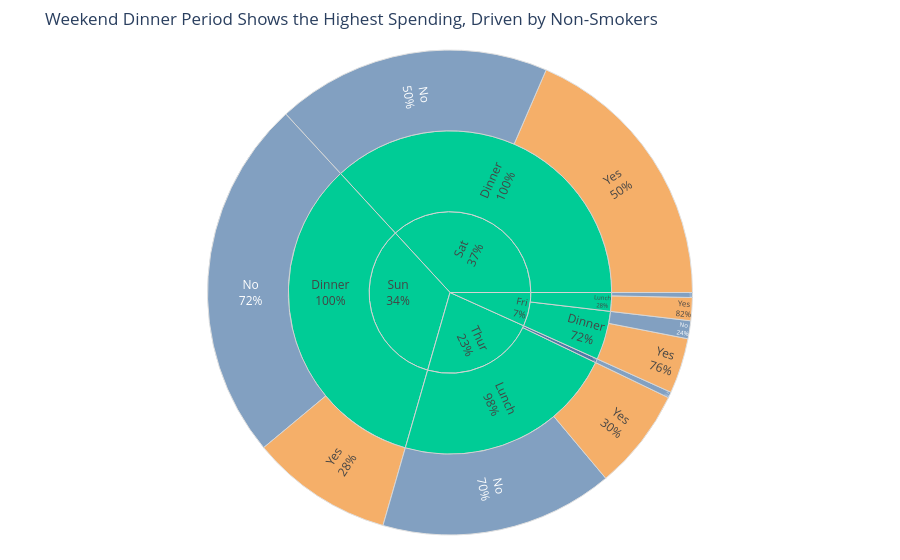

Notebook code cell kept with this figure:
### Markdown cell above
## Task 2 — Sunburst: tipping behaviour by day and meal time

**What to build:** A sunburst chart using the built-in `tips` dataset showing how **total bill amount** is distributed across day → time → smoker status.

**Requirements:**
- Load tips with `px.data.tips()`
- Aggregate **total bill** (sum of `total_bill`) per group — not count
- Hierarchy: `path=['day', 'time', 'smoker']`
- Colour encodes smoker status with a CVD-safe blue/orange palette
- Grey out parent nodes (day and time level)
- Use `percent parent` for text labels
- Insight title describing where the most spending happens

> 💡 `tips.groupby(['day', 'time', 'smoker'])['total_bill'].sum().reset_index()`

### Code cell
# Task 2
# YOUR CODE HERE

import plotly.express as px


tips = px.data.tips()


df_tips = tips.groupby(['day', 'time', 'smoker'])['total_bill'].sum().reset_index()


fig = px.sunburst(
    df_tips,
    path=['day', 'time', 'smoker'],
    values='total_bill',
    color='smoker',
    color_discrete_map={
        'Yes': '#F28E2B',   # CVD-safe orange
        'No': '#4E79A7'     # CVD-safe blue
    }
)


fig.update_traces(
    textinfo='label+percent parent'
)


fig.update_traces(
    insidetextorientation='radial',
    marker=dict(line=dict(width=1, color="lightgrey"))
)


fig.update_layout(
    title="Weekend Dinner Period Shows the Highest Spending, Driven by Non-Smokers",
    margin=dict(t=50, l=25, r=25, b=25)
)

fig.show()

### Figure 1 — Plotly figure (JSON) as saved in the notebook; plotly's stock layout.template omitted (floating-point values rounded to 4 significant figures)
{"data": [{"branchvalues": "total", "customdata": [["(?)"], ["(?)"], ["(?)"], ["(?)"], ["(?)"], ["(?)"], ["(?)"], ["(?)"], ["(?)"], ["No"], ["No"], ["No"], ["No"], ["No"], ["No"], ["No"], ["Yes"], ["Yes"], ["Yes"], ["Yes"], ["Yes"]], "domain": {"x": [0, 1], "y": [0, 1]}, "hovertemplate": "labels=%{label}<br>total_bill=%{value}<br>parent=%{parent}<br>id=%{id}<br>smoker=%{customdata[0]}<extra></extra>", "ids": ["Thur", "Sat", "Fri", "Thur/Lunch", "Sun/Dinner", "Sat/Dinner", "Fri/Lunch", "Fri/Dinner", "Sun", "Thur/Dinner", "Fri/Dinner/No", "Thur/Dinner/No", "Sun/Dinner/No", "Sat/Dinner/No", "Fri/Lunch/No", "Thur/Lunch/No", "Sun/Dinner/Yes", "Sat/Dinner/Yes", "Fri/Lunch/Yes", "Fri/Dinner/Yes", "Thur/Lunch/Yes"], "insidetextorientation": "radial", "labels": ["Thur", "Sat", "Fri", "Lunch", "Dinner", "Dinner", "Lunch", "Dinner", "Sun", "Dinner", "No", "No", "No", "No", "No", "No", "Yes", "Yes", "Yes", "Yes", "Yes"], "marker": {"colors": ["#00cc96", "#00cc96", "#00cc96", "#00cc96", "#00cc96", "#00cc96", "#00cc96", "#00cc96", "#00cc96", "#4E79A7", "#4E79A7", "#4E79A7", "#4E79A7", "#4E79A7", "#4E79A7", "#4E79A7", "#F28E2B", "#F28E2B", "#F28E2B", "#F28E2B", "#F28E2B"], "line": {"color": "lightgrey", "width": 1}}, "name": "", "parents": ["", "", "", "Thur", "Sun", "Sat", "Fri", "Fri", "", "Thur", "Fri/Dinner", "Thur/Dinner", "Sun/Dinner", "Sat/Dinner", "Fri/Lunch", "Thur/Lunch", "Sun/Dinner", "Sat/Dinner", "Fri/Lunch", "Fri/Dinner", "Thur/Lunch"], "textinfo": "label+percent parent", "type": "sunburst", "values": [1096.0, 1778.0, 325.9, 1078.0, 1627.0, 1778.0, 89.92, 236.0, 1627.0, 18.78, 57.7, 18.78, 1169.0, 884.8, 15.98, 751.3, 458.3, 893.6, 73.94, 178.3, 326.2]}], "layout": {"legend": {"tracegroupgap": 0}, "margin": {"b": 25, "l": 25, "r": 25, "t": 50}, "title": {"text": "Weekend Dinner Period Shows the Highest Spending, Driven by Non-Smokers"}}}
